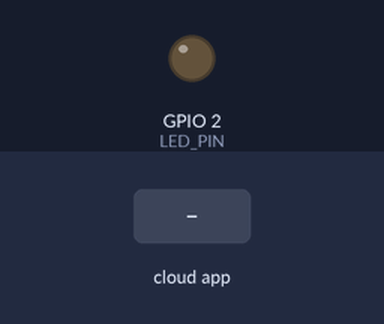
Bench run of a sketch on a simulated ESP32. Parts: output pins drawn as LEDs (lit = HIGH). The inputs (shaded band) are chosen by the test bench. WiFi joins after 1.5 s; servers stay silent unless stated; no MQTT or app messages arrive unless stated; what the sketch prints to the serial monitor is not drawn.

Above: at 2.7 s.
2.8 s: the phone or cloud app sets light-switch to ON
At 3.6 s:
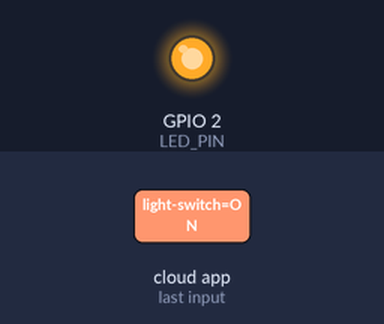
8.8 s: the phone or cloud app sets light-switch to OFF
At 9.3 s:
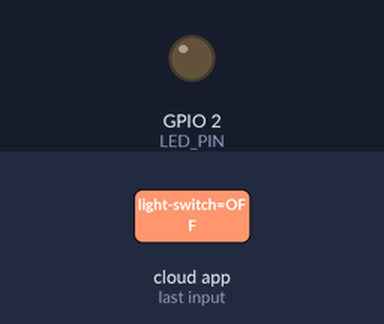
Timing chart, 0 to 11.8 s (numbered marks = the images above; inputs shaded):
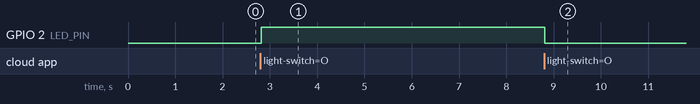

Measured:
- after the input at 2.8 s, GPIO 2 (LED_PIN): LOW → HIGH at once
- after the input at 8.8 s, GPIO 2 (LED_PIN): HIGH → LOW at once

The sketch:

esp32ifttt.ino
```cpp
#include <WiFi.h>
#include "Adafruit_MQTT.h"
#include "Adafruit_MQTT_Client.h"

// --- 1. FILL IN YOUR CREDENTIALS HERE ---
#define WIFI_SSID       "Add_wifi_ssid"
#define WIFI_PASS       "add_wifi_password"
#define AIO_USERNAME    "add_adafruit_io_username"
#define AIO_KEY         "add_adafruit_io_key_here"
// -----------------------------------------

#define AIO_SERVER      "io.adafruit.com"
#define AIO_SERVERPORT  1883
#define LED_PIN         2 // The GPIO pin the LED is connected to

// --- Adafruit MQTT Client Setup ---
WiFiClient client;
Adafruit_MQTT_Client mqtt(&client, AIO_SERVER, AIO_SERVERPORT, AIO_USERNAME, AIO_KEY);

// --- Set up the feeds you want to listen to ---
Adafruit_MQTT_Subscribe lightSwitchFeed = Adafruit_MQTT_Subscribe(&mqtt, AIO_USERNAME "/feeds/light-switch");
Adafruit_MQTT_Subscribe blindModeFeed = Adafruit_MQTT_Subscribe(&mqtt, AIO_USERNAME "/feeds/blind");
Adafruit_MQTT_Subscribe alzhiemerModeFeed = Adafruit_MQTT_Subscribe(&mqtt, AIO_USERNAME "/feeds/alzhiemer");
Adafruit_MQTT_Subscribe waiterModeFeed = Adafruit_MQTT_Subscribe(&mqtt, AIO_USERNAME "/feeds/waiter");


void setup() {
    Serial.begin(115200);
    pinMode(LED_PIN, OUTPUT);
    digitalWrite(LED_PIN, LOW);

    Serial.print("\nConnecting to WiFi...");
    WiFi.begin(WIFI_SSID, WIFI_PASS);
    while (WiFi.status() != WL_CONNECTED) {
        delay(500);
        Serial.print(".");
    }
    Serial.println(" Connected!");

    // Subscribe to all four Adafruit IO feeds
    mqtt.subscribe(&lightSwitchFeed);
    mqtt.subscribe(&blindModeFeed);
    mqtt.subscribe(&alzhiemerModeFeed);
    mqtt.subscribe(&waiterModeFeed);
}

void loop() {
    MQTT_connect();

    Adafruit_MQTT_Subscribe *subscription;
    while ((subscription = mqtt.readSubscription(5000))) {
        // Check for light-switch messages
        if (subscription == &lightSwitchFeed) {
            String command = (char *)lightSwitchFeed.lastread;
            Serial.print("Received from light-switch: ");
            Serial.println(command);
            if (command == "ON") {
                digitalWrite(LED_PIN, HIGH);
            } else if (command == "OFF") {
                digitalWrite(LED_PIN, LOW);
            }
        }

        // Check for blind-mode messages
        if (subscription == &blindModeFeed) {
            String command = (char *)blindModeFeed.lastread;
            Serial.print("Received from blind-mode: ");
            Serial.println(command);
            if (command == "blind mode") {
                Serial.println("ACTION: Blind mode logic would run here.");
            }
        }

        // Check for alzheimer-mode messages
        if (subscription == &alzhiemerModeFeed) {
            String command = (char *)alzhiemerModeFeed.lastread;
            Serial.print("Received from alzheimer-mode: ");
            Serial.println(command);
            if (command == "alzheimer mode") {
                Serial.println("ACTION: Alzheimer mode logic would run here.");
            }
        }

        // Check for waiter-mode messages
        if (subscription == &waiterModeFeed) {
            String command = (char *)waiterModeFeed.lastread;
            Serial.print("Received from waiter-mode: ");
            Serial.println(command);

            if (command == "waiter mode activated") {
                Serial.println("ACTION: At your service. Waiter mode logic is now ACTIVE.");
                // A unique blink pattern for activation
                for (int i=0; i<2; i++) {
                  digitalWrite(LED_PIN, HIGH); delay(50);
                  digitalWrite(LED_PIN, LOW); delay(50);
                }
            }
            // --- NEW BLOCK TO HANDLE DEACTIVATION ---
            else if (command == "waiter mode deactivated") {
                Serial.println("ACTION: Waiter mode is now DEACTIVATED.");
                // You could add a different LED pattern here to confirm deactivation
            }
            // --- END OF NEW BLOCK ---
        }
    }
}

// Function to connect and reconnect to the MQTT broker
void MQTT_connect() {
    int8_t ret;
    if (mqtt.connected()) {
        return;
    }
    Serial.print("Connecting to MQTT... ");
    uint8_t retries = 3;
    while ((ret = mqtt.connect()) != 0) {
        Serial.println(mqtt.connectErrorString(ret));
        Serial.println("Retrying MQTT connection in 10 seconds...");
        mqtt.disconnect();
        delay(10000);
        retries--;
        if (retries == 0) {
            while (1);
        }
    }
    Serial.println("MQTT Connected!");
}
```
